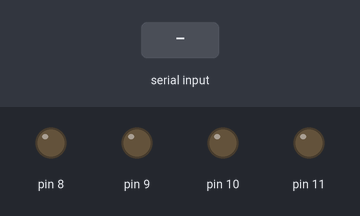
A sketch run on a simulated Arduino Uno, built with avr-gcc and run on an emulated ATmega328P. Shown: output pins drawn as LEDs (lit = HIGH). Inputs (shaded band) come from the test bench.

Above: at 1.2 s.
1.3 s: "w" received over Serial
At 2.1 s:
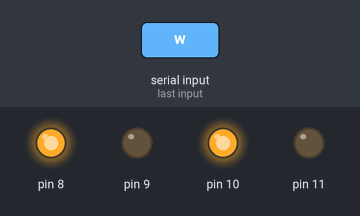
2.8 s: "s" received over Serial
At 3.3 s:
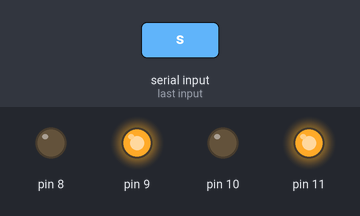
4.3 s: "d" received over Serial
At 5.5 s:
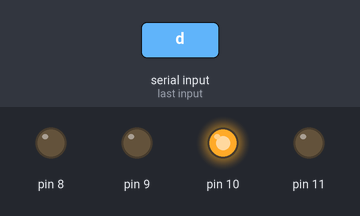
5.8 s: "a" received over Serial
At 6.8 s:
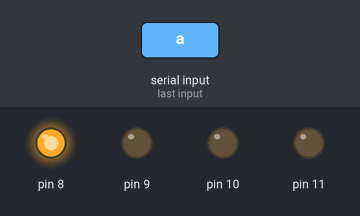
7.3 s: "r" received over Serial
At 7.9 s:
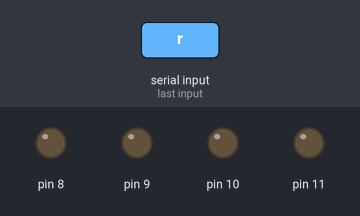
Timing chart, 0 to 9.8 s (numbered marks = the images above; inputs shaded):
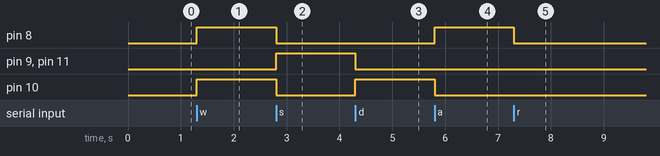

Measured:
- after the input at 1.3 s, pin 8, pin 10: LOW → HIGH at once
- after the input at 2.8 s, pin 8, pin 10: HIGH → LOW at once; pin 9, pin 11: LOW → HIGH at once
- after the input at 4.3 s, pin 9, pin 11: HIGH → LOW at once; pin 10: LOW → HIGH at once
- after the input at 5.8 s, pin 8: LOW → HIGH at once; pin 10: HIGH → LOW at once
- after the input at 7.3 s, pin 8: HIGH → LOW at once

The sketch:

carrito.ino
```cpp
//funcion donde se configuran los pines
void setup() {
//Define la velocidad del puerto Serial
Serial.begin(9600);
//Configura los pines que se utilizaran para mover el motor como salidas
pinMode(11 , OUTPUT);
pinMode(10 , OUTPUT);
pinMode(9 , OUTPUT);
pinMode(8 , OUTPUT);

}
//Funcion que permitira configurar las acciones de los pines y se repetira constantemente
void loop() {
  //Condicion que verifica si existe algun puerto serial activo
  //si existe por lo menos un puerto serial disponible ejecutara el codigo englobado dentro de ella
  if (Serial.available() > 0) {
    //Define una variable de tipo caracter y le almacena un valor recibido por el puerto serial
    char dato = Serial.read();
    //Verifica si el caracter recibido es una w configura los motores de ambas ruedas de tal forma de que giren ambas hacia adelante
    if (dato == 'w') {

      //pin 11 y 10 controlan la rueda izquierda
      //Configura el pin 11 en bajo a tal forma de ser usado como tierra
      digitalWrite(11 , LOW);
      //Configura el pin 10 en alto dandole un voltaje
      digitalWrite(10 , HIGH);

      //pin 9 y 8 controlan la rueda derecha
      //Configura el pin 9 en bajo a tal forma de ser usado como tierra
      digitalWrite(9 , LOW);
      //Configura el pin 8 en alto dandole un voltaje
      digitalWrite(8 , HIGH);

    }
    //Verifica si el caracter recibido es una s configura los motores de ambas ruedas de tal forma de que giren ambas hacia atras
    else if (dato == 's') {
      //pin 11 y 10 controlan la rueda izquierda
      //Configura el pin 11 en alto dandole un voltaje
      digitalWrite(11, HIGH);
      //Configura el pin 10 en bajo a tal forma de ser usado como tierra
      digitalWrite(10, LOW);

      //pin 9 y 8 controlan la rueda derecha
      //Configura el pin 9 en alto dandole un voltaje
      digitalWrite(9, HIGH);
      //Configura el pin 8 en bajo a tal forma de ser usado como tierra
      digitalWrite(8, LOW);

    }
    //Verifica si el caracter recibido es una d configura los motores de tal forma que el auto gire a la derecha
    //Deteniendo el motor del lado derecho y haciendo girar al izquierdo
    else if (dato == 'd') {
      //pin 11 y 10 controlan la rueda izquierda
      //Configura el pin 11 en bajo a tal forma de ser usado como tierra
      digitalWrite(11 , LOW);
      //Configura el pin 10 en alto dandole un voltaje
      digitalWrite(10 , HIGH);

      //pin 9 y 8 controlan la rueda derecha
      //Configura el pin 9 en bajo a tal forma de ser usado como tierra
      digitalWrite(9, LOW);
      //Configura el pin 9 en bajo a tal forma de ser usado como tierra
      digitalWrite(8, LOW);

    }
     //Verifica si el caracter recibido es una a configura los motores de tal forma que el auto gire a la izquierda
    //Deteniendo el motor del lado izquierdo y haciendo girar al derecho
    else if (dato == 'a') {
      //pin 11 y 10 controlan la rueda izquierda
      //Configura el pin 11 en bajo a tal forma de ser usado como tierra
      digitalWrite(11, LOW);
      //Configura el pin 10 en bajo a tal forma de ser usado como tierra
      digitalWrite(10, LOW);

      //pin 9 y 8 controlan la rueda derecha
      //Configura el pin 11 en bajo a tal forma de ser usado como tierra
      digitalWrite(9 , LOW);
      //Configura el pin 8 en alto dandole un voltaje
      digitalWrite(8 , HIGH);

    }
    ////Verifica si el caracter recibido es una r configura los motores de tal forma que ambos queden inactivos
    else if (dato == 'r') {
      ///Configura el pin 11 en bajo a tal forma de ser usado como tierra
      digitalWrite(11, LOW);
      //Configura el pin 10 en bajo a tal forma de ser usado como tierra
      digitalWrite(10, LOW);
      //Configura el pin 9 en bajo a tal forma de ser usado como tierra
      digitalWrite(9 , LOW);
      //Configura el pin 8 en bajo a tal forma de ser usado como tierra
      digitalWrite(8 , LOW);
    }
  }


}
```
